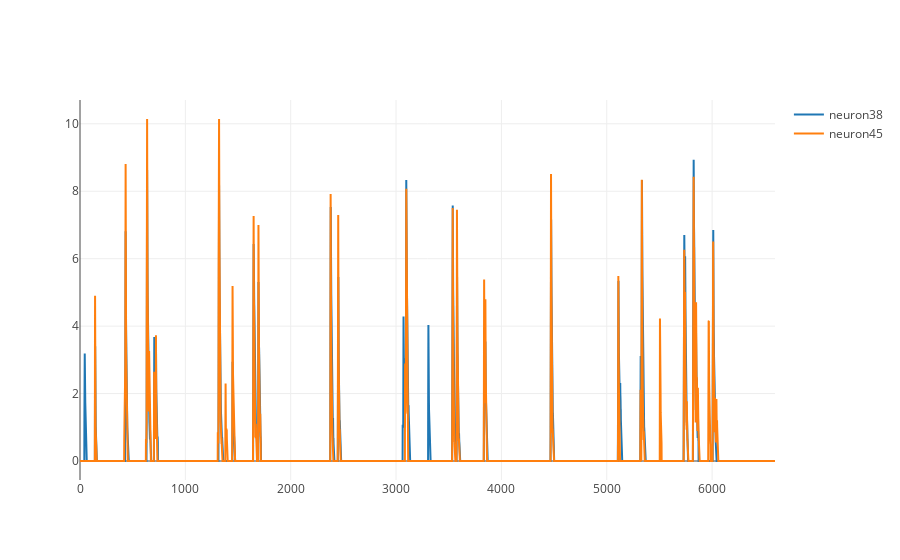

The cell this chart's notebook holds for it:
### Code cell
fig, r_value = au.neuron_scatter_plot_with_reg('neuron38', 'neuron45', cell_transients_dataframe)
print("Correlation(neuron38, neuron45) = {}".format(r_value))
au.neuron_line_plot('neuron38', 'neuron45', cell_transients_dataframe)

### Figure 1 — Plotly figure (JSON) as saved in the notebook; plotly's stock layout.template omitted (floating-point values rounded to 4 significant figures; data arrays with more than 128 entries replaced by an {"elided": "..."} marker saying what was removed)
{"data": [{"name": "neuron38", "type": "scatter", "uid": "71df87", "x": {"elided": "6598 int values"}, "y": {"elided": "6598 float values"}}, {"name": "neuron45", "type": "scatter", "uid": "5dacf0", "x": {"elided": "6598 int values"}, "y": {"elided": "6598 float values"}}], "layout": {"autosize": true, "xaxis": {"autorange": true, "range": [0, 6597], "type": "linear"}, "yaxis": {"autorange": true, "range": [-0.5635, 10.71], "type": "linear"}}}
